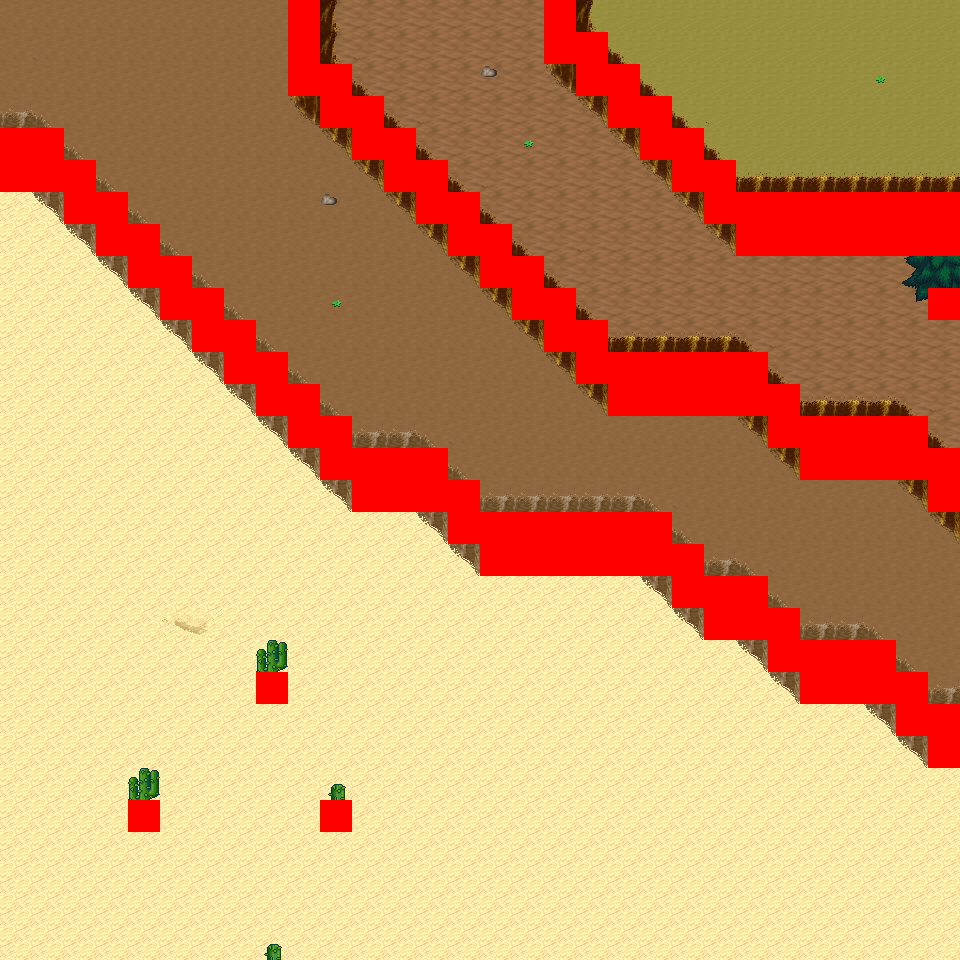

This is a level from a 2D game, rendered from its Tiled map with the project's own tilesets. A one-line summary and the map file follow, with tile-layer data summarised:
An orthogonal 30x30 tile map with 32x32 px tiles, 6 tile layers (Ground, Object, Object2, Above, ...), 11 tilesets and 6 objects (6x mapExit).

<map version="1.0" orientation="orthogonal" renderorder="right-down" width="30" height="30" tilewidth="32" tileheight="32" nextobjectid="7">
  <tileset firstgid="1" name="tileset_logic_collision" tilewidth="32" tileheight="32" tilecount="1" columns="1">
    <image source="../drawable/tileset_logic_collision.png" width="32" height="32" />
  </tileset>
  <tileset firstgid="2" name="tileset_ground_ground" tilewidth="32" tileheight="32" tilecount="33" columns="3">
    <image source="../drawable/tileset_ground_ground.png" width="96" height="352" />
  </tileset>
  <tileset firstgid="35" name="tileset_ground_ridge_earth_pale" tilewidth="32" tileheight="32" tilecount="96" columns="12">
    <image source="../drawable/tileset_ground_ridge_earth_pale.png" width="384" height="256" />
  </tileset>
  <tileset firstgid="131" name="tileset_ground_ridge_earth_dark" tilewidth="32" tileheight="32" tilecount="96" columns="12">
    <image source="../drawable/tileset_ground_ridge_earth_dark.png" width="384" height="256" />
  </tileset>
  <tileset firstgid="227" name="tileset_terrain_desert" tilewidth="32" tileheight="32" tilecount="88" columns="8">
    <image source="../drawable/tileset_terrain_desert.png" width="256" height="352" />
  </tileset>
  <tileset firstgid="315" name="tileset_ground_sand_2" tilewidth="32" tileheight="32" tilecount="15" columns="5">
    <image source="../drawable/tileset_ground_sand_2.png" width="160" height="96" />
  </tileset>
  <tileset firstgid="330" name="tileset_plant_cactus_2" tilewidth="32" tileheight="32" tilecount="10" columns="5">
    <image source="../drawable/tileset_plant_cactus_2.png" width="160" height="64" />
  </tileset>
  <tileset firstgid="340" name="tileset_plant_cactus" tilewidth="32" tileheight="32" tilecount="2" columns="1">
    <image source="../drawable/tileset_plant_cactus.png" width="32" height="64" />
  </tileset>
  <tileset firstgid="342" name="tileset_plant_tree_evergreen" tilewidth="32" tileheight="32" tilecount="36" columns="3">
    <image source="../drawable/tileset_plant_tree_evergreen.png" width="96" height="384" />
  </tileset>
  <tileset firstgid="378" name="tileset_ground_rock_pebbles" tilewidth="32" tileheight="32" tilecount="3" columns="1">
    <image source="../drawable/tileset_ground_rock_pebbles.png" width="32" height="96" />
  </tileset>
  <tileset firstgid="381" name="tileset_plant_star_shaped_plants" tilewidth="32" tileheight="32" tilecount="6" columns="2">
    <image source="../drawable/tileset_plant_star_shaped_plants.png" width="64" height="96" />
  </tileset>
  <layer name="Ground" width="30" height="30">
    <data>[900 cells, 900 non-empty, 6 distinct tile ids]</data>
  </layer>
  <layer name="Object" width="30" height="30">
    <data>[900 cells, 251 non-empty, 25 distinct tile ids]</data>
  </layer>
  <layer name="Object2" width="30" height="30">
    <data>[900 cells, 0 non-empty, 0 distinct tile ids]</data>
  </layer>
  <layer name="Above" width="30" height="30">
    <data>[900 cells, 10 non-empty, 8 distinct tile ids]</data>
  </layer>
  <layer name="Above2" width="30" height="30">
    <data>[900 cells, 0 non-empty, 0 distinct tile ids]</data>
  </layer>
  <layer name="Walkable" width="30" height="30">
    <data>[900 cells, 133 non-empty, 1 distinct tile ids]</data>
  </layer>
  <objectgroup name="MapEvents">
    <object id="1" name="south" type="mapExit" x="0" y="928" width="960" height="32">
      <properties>
        <property name="map" value="level_0_x17_y94" />
        <property name="x" value="0" />
        <property name="y" value="1" />
      </properties>
    </object>
    <object id="2" name="east" type="mapExit" x="928" y="0" width="32" height="192">
      <properties>
        <property name="map" value="level_0_x18_y93" />
        <property name="x" value="1" />
        <property name="y" value="0" />
      </properties>
    </object>
    <object id="3" name="east2" type="mapExit" x="928" y="256" width="32" height="32">
      <properties>
        <property name="map" value="level_0_x18_y93" />
        <property name="x" value="1" />
        <property name="y" value="8" />
      </properties>
    </object>
    <object id="4" name="east3" type="mapExit" x="928" y="320" width="32" height="128">
      <properties>
        <property name="map" value="level_0_x18_y93" />
        <property name="x" value="1" />
        <property name="y" value="10" />
      </properties>
    </object>
    <object id="5" name="east4" type="mapExit" x="928" y="512" width="32" height="192">
      <properties>
        <property name="map" value="level_0_x18_y93" />
        <property name="x" value="1" />
        <property name="y" value="16" />
      </properties>
    </object>
    <object id="6" name="east5" type="mapExit" x="928" y="768" width="32" height="192">
      <properties>
        <property name="map" value="level_0_x18_y93" />
        <property name="x" value="1" />
        <property name="y" value="24" />
      </properties>
    </object>
  </objectgroup>
</map>
